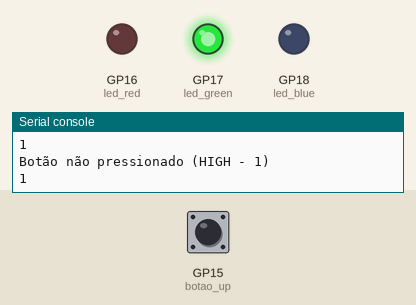
This program was run on a simulated Raspberry Pi Pico running MicroPython. On the bench: output pins drawn as LEDs (lit = HIGH), the last lines printed to the serial console. The inputs (shaded band) are chosen by the test bench; at power-on: GP15 (botao_up) HIGH.

Above: at 1.2 s.
1.3 s: GP15 (botao_up) pulled LOW for 1.2 s
At 2.8 s:
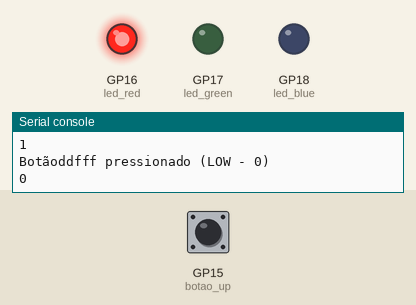
4.5 s: GP15 (botao_up) pulled LOW for 3.2 s
At 9.2 s:
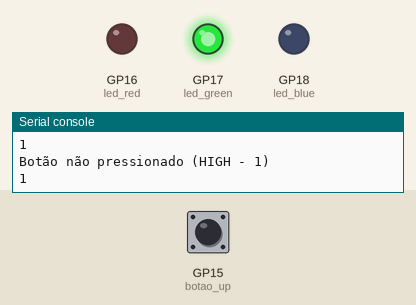
Timing chart, 0 to 10.7 s (numbered marks = the images above; inputs shaded):
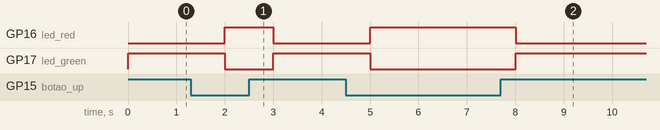

The program:

botao_pull_up.py
```python
from machine import Pin
from utime import sleep

botao_up = Pin(15, Pin.IN)
led_red = Pin(16, Pin.OUT)
led_green = Pin(17, Pin.OUT)
led_blue = Pin(18, Pin.OUT)

while True:
    #Variável que armazena o estado do botão
    estado_botao = botao_up.value() #o botão vai ler e armazenar o valor dentro da variavel
    if  estado_botao == 0:
        print('Botãoddfff pressionado (LOW - 0)')
        print(estado_botao)
        led_red.value(1)
        led_green.value(0)
        led_blue.value(0)
    else:
        print('Botão não pressionado (HIGH - 1)')
        print(estado_botao)
        led_red.value(0)
        led_green.value(1)
        led_blue.value(0)

    sleep(1)
```

Measured:
- after the input at 1.3 s, GP16 (led_red): LOW → HIGH after 0.70 s, → LOW 1.0 s later; GP17 (led_green): HIGH → LOW after 0.70 s, → HIGH 1.0 s later
- after the input at 4.5 s, GP16 (led_red): LOW → HIGH after 0.50 s, → LOW 3.0 s later; GP17 (led_green): HIGH → LOW after 0.50 s, → HIGH 3.0 s later
